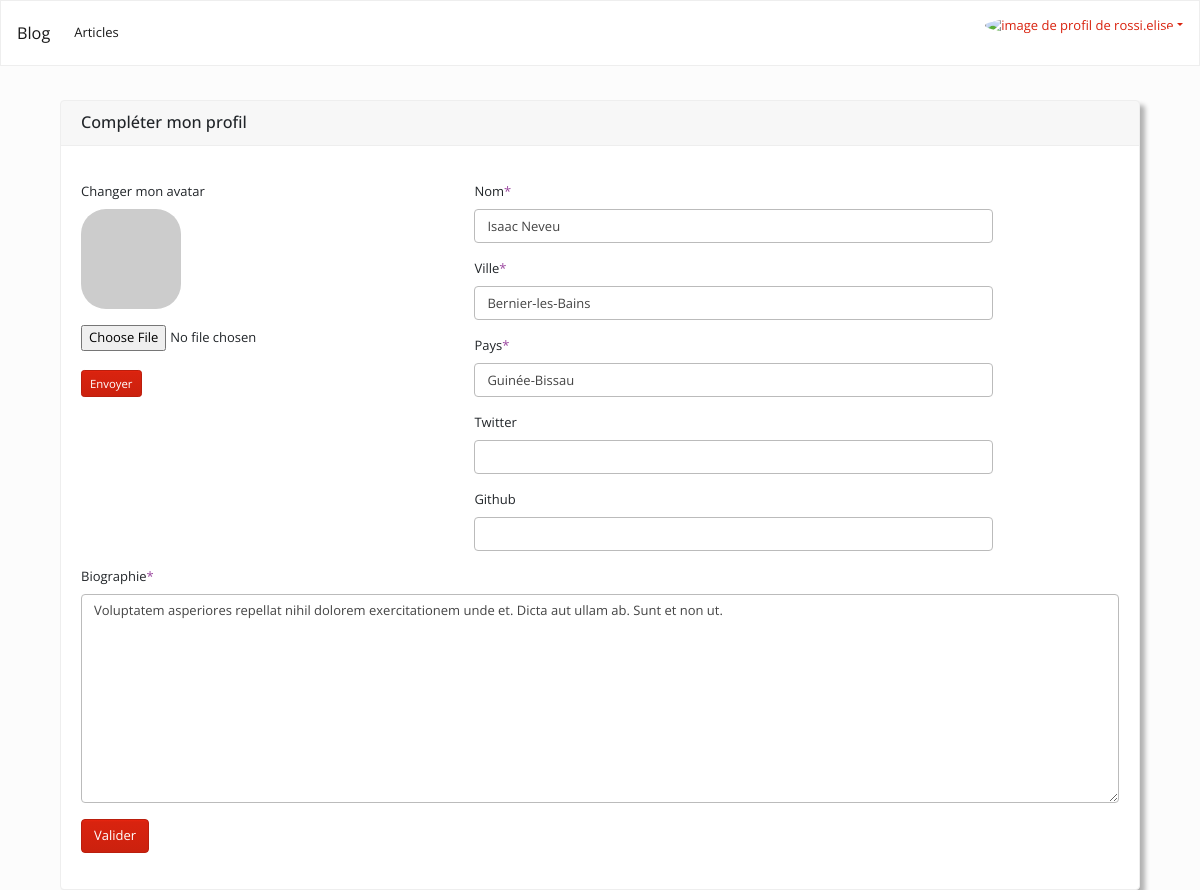
/index.php?p=editprofil&id=2 (signed in), run on the app's committed database.
### tables this page shows
CREATE TABLE IF NOT EXISTS `users` (
  `id` int(11) NOT NULL AUTO_INCREMENT,
  `username` varchar(24) NOT NULL,
  `email` varchar(96) NOT NULL,
  `password` varchar(128) NOT NULL,
  `active` enum('0','1') DEFAULT '0',
  `name` varchar(50) NOT NULL,
  `city` varchar(50) DEFAULT NULL,
  `country` varchar(50) DEFAULT NULL,
  `twitter` varchar(50) DEFAULT NULL,
  `github` varchar(50) DEFAULT NULL,
  `bio` text DEFAULT NULL,
  `avatar` varchar(255) DEFAULT NULL,
  `create_time` datetime NOT NULL DEFAULT current_timestamp(),
  `update_time` datetime NOT NULL DEFAULT current_timestamp(),
  PRIMARY KEY (`id`),
  UNIQUE KEY `user_UNIQUE` (`id`),
  UNIQUE KEY `email_UNIQUE` (`email`),
  UNIQUE KEY `username_UNIQUE` (`username`) USING BTREE
);

### controller/edit_user.php (called while the page is built, shortened)
<?php
if (!empty($_GET['id']) && $_GET['id'] === get_session('user_id')) {
    $user = find_user_by_id($_GET['id']);
} else {
    redirect('profile.php?id=' . get_session('user_id'));
}
require(VIEW.'edit_user.view.php');

### model/frontendManager.php (called while the page is built, shortened)
<?php
if (!function_exists('find_user_by_id')) {
    function find_user_by_id($id)
    {
        $db = getConnect();
        $q = $db->prepare('SELECT * FROM users WHERE id = ?');
        $q->execute([$id]);
        $data = $q->fetch(PDO::FETCH_OBJ);
        return $data;
    }
}

### controller/frontend.php (called while the page is built, shortened)
<?php
if (!function_exists('e')) {
    function e($string)
    {
        if ($string) {
            return htmlspecialchars($string);
        }
    }
}
if (!function_exists('get_session')) {
    function get_session($key)
    {
        if ($key) {
            return !empty($_SESSION[$key])
                ? e($_SESSION[$key])
                : null;
        }
    }
}
if (!function_exists('get_avatar_url')) {
    function get_avatar_url($email, $size = 25)
    {
        return "https://www.gravatar.com/avatar/" . md5(strtolower(trim(e($email)))) . "?s=" . $size;
    }
}

### view/edit_user.view.php (the view, shortened to what this page needs)
<div id="main-content">
    <div class="container">
        <div class="row">
            <div class="col">
                <div class="card" id="edit">
                    <h5 class="card-header">Compléter mon profil</h5>
                    <div class="card-body">
                        <p class="card-text">
                            <p class="card-text">
                                <div class="row">
                                    <div class="col-md-3">
                                        <div class="form-group">
                                            <label for="avatar">Changer mon avatar</label>
                                            <p><img src="<?= $user->avatar ? $user->avatar : get_avatar_url(get_session('email'), 50) ?>"
                                                    alt="image de profil de <?= get_session('username') ?>"
                                                    class="avatar-md"><br /></p>
                                            <form method="POST" enctype="multipart/form-data" autocomplete="off">
                                                <input action="edit_user.php" type="file" name="avatar"><br /><br />
                                                <input type="submit" class="btn btn-primary btn-sm"
                                                    value="Envoyer"><br /><br />
                                            </form>
                                        </div>
                                    </div>
                                    <form method="POST" class="well col d-flex justify-content-center "
                                        autocomplete="off">
                                        <div class="col-md-9">
                                            <div class="form-group col-md-12">
                                                <label for="name">Nom<span class="text-danger">*</span></label>
                                                <input type="text" class="form-control" name="name" id="name"
                                                    value="<?= e($user->name); ?>"
                                                    required="required">
                                            </div>
                                            <div class="form-group col-md-12">
                                                <label for="city">Ville<span class="text-danger">*</span></label>
                                                <input type="text" class="form-control" name="city" id="city"
                                                    value="<?= e($user->city); ?>"
                                                    required="required">
                                            </div>
                                            <div class="form-group col-md-12">
                                                <label for="country">Pays<span class="text-danger">*</span></label>
                                                <input type="text" class="form-control" name="country" id="country"
                                                    value="<?= e($user->country); ?>"
                                                    required="required">
                                            </div>
                                            <div class="form-group col-md-12">
                                                <label for="twitter">Twitter</label>
                                                <input type="text" class="form-control" name="twitter" id="twitter"
                                                    value="<?= e($user->twitter); ?>">
                                            </div>
                                            <div class="form-group col-md-12">
                                                <label for="github">Github</label>
                                                <input type="text" class="form-control" name="github" id="github"
                                                    value="<?= e($user->github); ?>">
                                            </div>
                                        </div>
                                </div>
                                <div class="row">
                                    <div class="form-group col-md-12">
                                        <label for="bio">Biographie<span class="text-danger">*</span></label>
                                        <textarea class="form-control" name="bio" id="bio" rows="10" required="required"
                                            placeholder="Je suis amoureux de la commande en ligne..."><?= e($user->bio); ?></textarea>
                                    </div>
                                </div>
                                <input type="submit" class="btn btn-primary" name="update" value="Valider" />
                            </p>
                    </div>
                </div>
            </div>
        </div>
    </div>
</div>
</div>
<?php $contentPage = ob_get_clean();
include(VIEW . 'template.php');

### assets/css/main.css (style rules this page uses)
body, html { min-height: 100%; padding-top: 50px; }
.avatar-md { border-radius: 25%; height: 100px; width: 100px; }
.card { box-shadow: 5px 5px 5px 0px rgba(0,0,0,0.3); }

### data on the page
users: name "Isaac Neveu", city "Bernier-les-Bains", country "Guinée-Bissau", bio "Voluptatem asperiores repellat nihil dolorem exercitationem unde et. Dicta aut ullam ab. Sunt et non ut."

### other printed values
WEBSITE_NAME "Blog"
